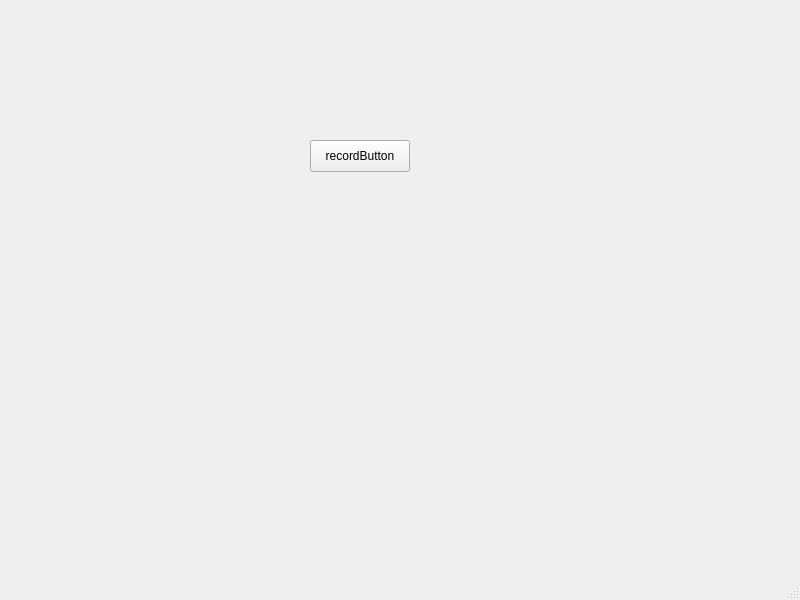
<?xml version="1.0" encoding="UTF-8"?>
<ui version="4.0">
 <class>MainWindow</class>
 <widget class="QMainWindow" name="MainWindow">
  <property name="geometry">
   <rect>
    <x>0</x>
    <y>0</y>
    <width>800</width>
    <height>600</height>
   </rect>
  </property>
  <property name="windowTitle">
   <string>MainWindow</string>
  </property>
  <widget class="QWidget" name="centralwidget">
   <widget class="QPushButton" name="audioButton">
    <property name="geometry">
     <rect>
      <x>310</x>
      <y>140</y>
      <width>100</width>
      <height>32</height>
     </rect>
    </property>
    <property name="text">
     <string>recordButton</string>
    </property>
   </widget>
  </widget>
  <widget class="QMenuBar" name="menubar">
   <property name="geometry">
    <rect>
     <x>0</x>
     <y>0</y>
     <width>800</width>
     <height>24</height>
    </rect>
   </property>
  </widget>
  <widget class="QStatusBar" name="statusbar"/>
 </widget>
 <resources/>
 <connections/>
</ui>
